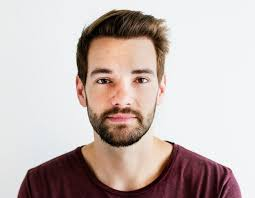
#> input picture ML/pre_processing/man_face.jpg, 255 x 198 px, found by its file name
$ jupyter execute dimensionality_reduction.ipynb
#> lines starting #> are read from the running program, lines starting #| are printed output that depends on the picture
Libraries

[cell 1]
import cv2
import numpy as np
import matplotlib.pyplot as plt
from sklearn.decomposition import PCA

Principle Component Analysis

[cell 2]
import cv2
import numpy as np
import matplotlib.pyplot as plt
from sklearn.decomposition import PCA

# Step 1: Load the image
img_path = 'D:\\Onedrive\\experiments\\experiments\\ML\\pre_processing\\man_face.jpg'
image = cv2.imread(img_path)
#> image is the input picture: shape (198, 255, 3); mean B, G, R 181.2, 184.5, 198.2

# Step 2: Convert the image to grayscale
gray_image = cv2.cvtColor(image, cv2.COLOR_BGR2GRAY)
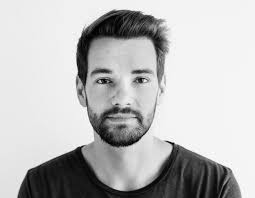
#> gray_image: shape (198, 255); min 1, max 255, mean 188.3

# Step 3: Reshape the 2D image into a 2D array for PCA
# Each row is a sample, each column is a feature
h, w = gray_image.shape
#> h = 198; w = 255
reshaped_image = gray_image.reshape(h, w)

# Step 4: Apply PCA to the reshaped 2D image
# We set n_components=3 to get the first 3 principal components
pca = PCA(n_components=4)
transformed_image = pca.fit_transform(reshaped_image)
#> transformed_image = 198 rows, first 6: [660.3, 570.3, 268.6, 385.3], [660.3, 570.3, 268.6, 385.3], [660.3, 570.3, 268.6, 385.3], [660.3, 570.3, 268.6, 385.3], [660.3, 570.3, 268.6, 385.3], [660.3, 570.3, 268.6, 385.3]

# Step 5: Inverse transform to reconstruct the image from its first 3 principal components
reconstructed_image = pca.inverse_transform(transformed_image)
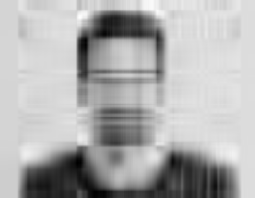
#> reconstructed_image: shape (198, 255) float64; min -25.24, max 286.3, mean 188.3; drawn with min black and max white

# Step 6: Visualize the original image and its principal components
plt.figure(figsize=(10, 10))

# Original Image
plt.subplot(2, 2, 1)
plt.imshow(gray_image, cmap='gray')
plt.title('Original Image')
plt.axis('off')

# First Principal Component Reconstruction
plt.subplot(2, 2, 2)
plt.imshow(reconstructed_image, cmap='gray')
plt.title('Image after PCA Reconstruction (3 Components)')
plt.axis('off')

plt.tight_layout()
plt.show()
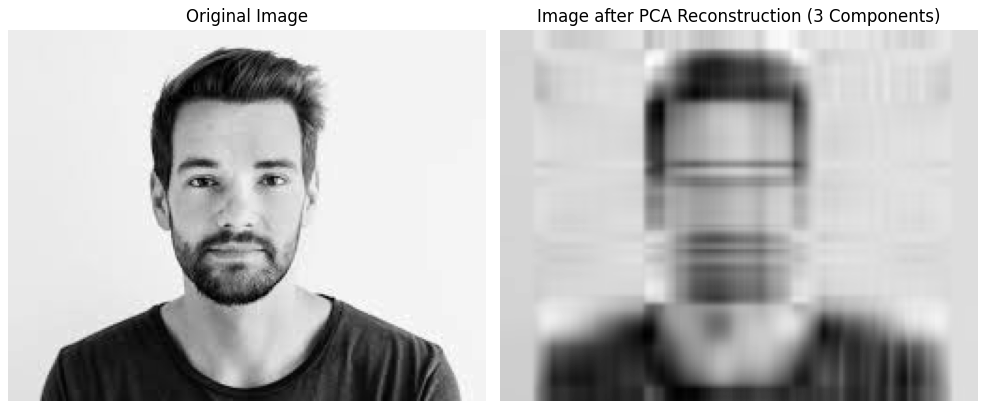
#> figure drawn by matplotlib, 2 panels

# To view variance explained by each component:
explained_variance = pca.explained_variance_ratio_
print(f"Explained variance by the 1st, 2nd, and 3rd components: {explained_variance}")
